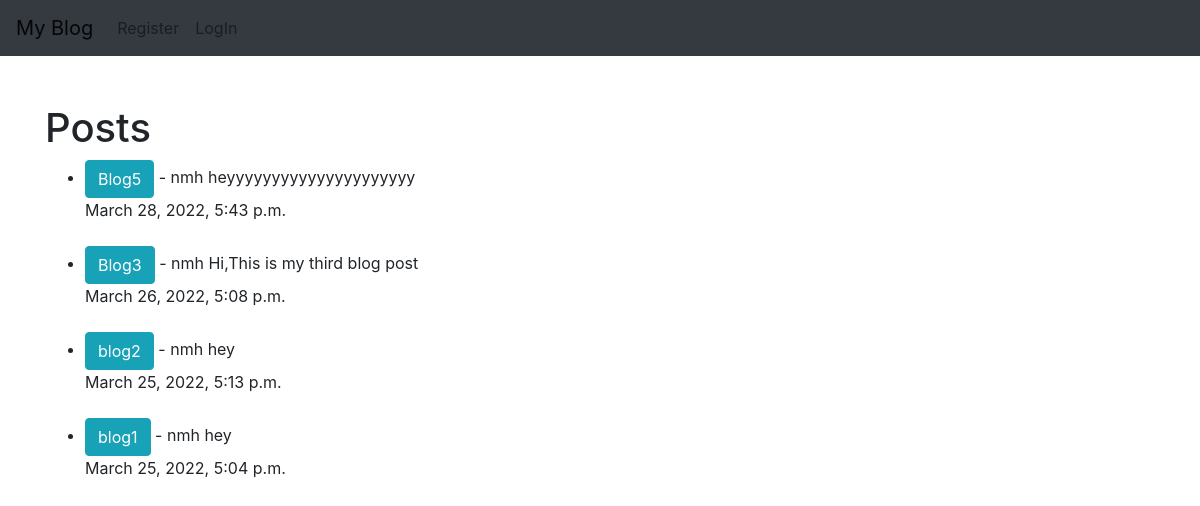
The page / on the database its author committed.
### app_blog/models.py (models this page shows, shortened)
class Post(models.Model):
    title=models.CharField(max_length=255)
    title_tag=models.CharField(max_length=255)
    author=models.ForeignKey(User,on_delete=models.CASCADE)
    body=models.TextField()
    created = models.DateTimeField(auto_now_add=True)

### app_blog/views.py (the view)
# urls.py: path('',HomeView.as_view(),name="home"),
class HomeView(ListView):
    model=Post
    template_name='app_blog/home.html'
    ordering=['-created']

### app_blog/templates/app_blog/home.html (shortened to what this page needs)
{% extends 'app_blog/base.html' %}
{% block content %}
<h1>Posts</h1>
<ul>
{% for post in object_list %}
    <li><a href="{% url 'article-detail' post.pk %}" class="btn btn-info">{{ post.title }}</a> -
        {{ post.author }}
     {{ post.body }} <br>
     {{ post.created }} </li>
     <br>
{% endfor%}
</ul>
{% endblock %}

### rows shown on the page
Post: title "Blog5", author "nmh", body "heyyyyyyyyyyyyyyyyyyyyy", created "March 28, 2022, 5:43 p.m."
Post: title "Blog3", author "nmh", body "Hi,This is my third blog post", created "March 26, 2022, 5:08 p.m."
Post: title "blog2", author "nmh", body "hey", created "March 25, 2022, 5:13 p.m."
Post: title "blog1", author "nmh", body "hey", created "March 25, 2022, 5:04 p.m."
